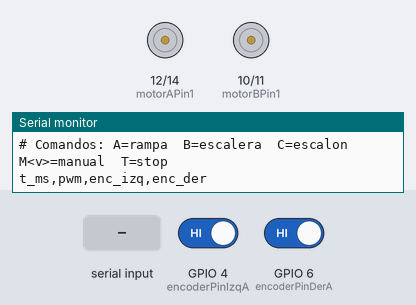
Bench run of a sketch on a simulated ESP32-S3. Parts: motor-driver pin pairs drawn as motors (green arrow = first pin HIGH = forward, orange = second pin HIGH = backward, longer = more drive, scaled by the enable pin), the last lines printed to the serial monitor. The inputs (shaded band) are chosen by the test bench; at power-on: GPIO 4 (encoderPinIzqA) HIGH, GPIO 6 (encoderPinDerA) HIGH.

Above: at 1.2 s.
1.3 s: "A90\n" received over Serial
At 4.0 s:
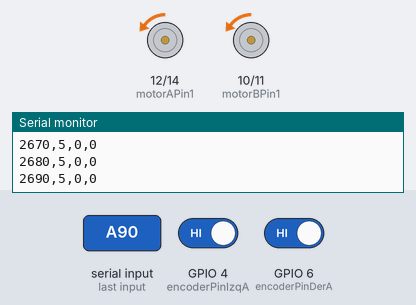
4.3 s: "B90\n" received over Serial
7.3 s: "C90\n" received over Serial
At 8.8 s:
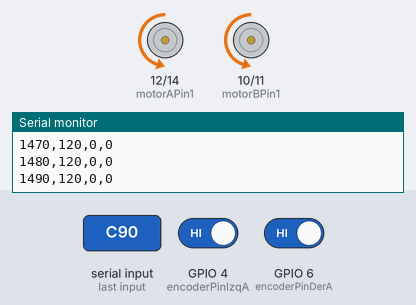
10.3 s: "B,45\n" received over Serial
At 10.9 s:
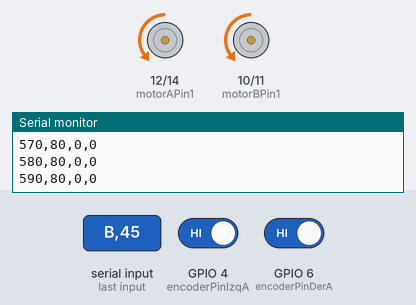
13.3 s: "M90\n" received over Serial
Timing chart, 0 to 16.8 s (numbered marks = the images above; inputs shaded):
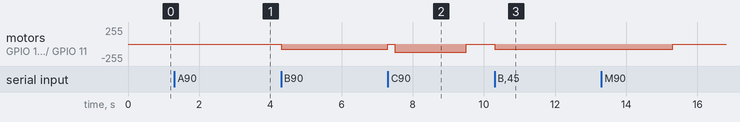

Measured:
- after the input at 1.3 s, motor on GPIO 12 (motorAPin1) / GPIO 14 (motorAPin2), motor on GPIO 10 (motorBPin1) / GPIO 11 (motorBPin2): stopped → backward 5/255 after 1.5 s
- after the input at 7.3 s, motor on GPIO 12 (motorAPin1) / GPIO 14 (motorAPin2), motor on GPIO 10 (motorBPin1) / GPIO 11 (motorBPin2): backward 80/255 → stopped at once, → backward 120/255 0.20 s later, → stopped 2.0 s later
- after the input at 10.3 s, motor on GPIO 12 (motorAPin1) / GPIO 14 (motorAPin2), motor on GPIO 10 (motorBPin1) / GPIO 11 (motorBPin2): stopped → backward 80/255 at once

The sketch:

exp1_motor.ino
```cpp
/***
  ============================================================
  FASE 1 — IDENTIFICACIÓN DEL MOTOR  (JGA25-370B + GM25-13CPR)
  Péndulo invertido sobre dos ruedas - ESP32-S3-N16R8
  ============================================================

  OBJETIVO:
    Identificar G(s) = omega_rueda(s)/PWM(s) = K/(tau*s + 1)
    + zona muerta (u_dead) + asimetria adelante/atras

  MONTAJE:
    Robot apoyado en el suelo (ruedas rodando) o rueda al aire.
    Cuerpo sujeto con la mano. MOTORES son la entrada, ENCODER la salida.
    MPU APAGADO (no se usa, para no meter jitter en el Ts).

  COMANDOS SERIAL (115200 baud):
    'A'  -> Sub-experimento A: Rampa lenta (zona muerta)
    'B'  -> Sub-experimento B: Escalera multinivel (ganancia K)
    'C'  -> Sub-experimento C: Escalon aislado PWM=120 (constante tau)
    'M<v>' -> PWM manual (ej. M120, M-80) para pruebas
    'T'  -> Stop (PWM=0)

  SALIDA CSV:
    t_ms,pwm,enc_izq,enc_der

  PROCESA OFFLINE en Python (analizar_motor.py):
    omega = (delta_pulsos / Ts) * (2*PI / PPR)
============================================================
***/

#include <Arduino.h>

// --- PINES MOTOR A (Izquierdo) ---
const int enableAPin = 13;
const int motorAPin1 = 12;
const int motorAPin2 = 14;

// --- PINES MOTOR B (Derecho) ---
const int enableBPin = 9;
const int motorBPin1 = 10;
const int motorBPin2 = 11;

// --- ENCODERS ---
const int encoderPinIzqA = 4;
const int encoderPinIzqB = 5;
const int encoderPinDerA = 6;
const int encoderPinDerB = 7;

// --- PWM ---
const int freq = 30000;
const int resolution = 8;
const int pwmChannelA = 0;
const int pwmChannelB = 1;

// --- PARAMETROS DEL ENCODER (tu hardware) ---
// 13 CPR * 2 (CHANGE 1 canal) * 74.8 reductor = 1945 PPR
const float PPR = 1945.0;
const float Ts  = 0.010;          // 10 ms
const unsigned long Ts_us = 10000;

// --- VARIABLES ENCODER ---
volatile long contadorEncoderIzq = 0;
volatile long contadorEncoderDer = 0;

// --- ESTADO DE EXPERIMENTO ---
enum Modo { DETENIDO, RAMPA, ESCALERA, ESCALON, MANUAL };
Modo modo = DETENIDO;

int  pwm_actual = 0;
unsigned long t_anterior_us = 0;
unsigned long t_inicio_ms   = 0;
bool capturando = false;

// --- RAMPA (Sub-experimento A) ---
int  rampa_pwm = 0;
unsigned long rampa_timer = 0;
const unsigned long RAMPA_PASO_MS = 1500;  // sube cada 1.5 s
const int RAMPA_INCREMENTO = 5;            // de 5 en 5
const int RAMPA_MAX = 120;

// --- ESCALERA (Sub-experimento B) ---
const int  escalera_niveles[] = {80, 120, 160, 200, 0, -80, -120, -160, 0};
const int  N_ESCALERA = 9;
int        escalera_idx = 0;
unsigned long escalera_timer = 0;
const unsigned long ESCALERA_DUR_MS = 3000; // 3 s por nivel

// --- ESCALON (Sub-experimento C) ---
const int  ESCALON_PWM = 120;
unsigned long escalon_timer = 0;
const unsigned long ESCALON_DUR_MS = 2000;  // 2 s

// --- PROTOTIPOS ---
void moverMotores(int potencia);
void IRAM_ATTR encoderIzqISR();
void IRAM_ATTR encoderDerISR();

// ============================================================
void setup() {
  Serial.begin(115200);

  pinMode(motorAPin1, OUTPUT); pinMode(motorAPin2, OUTPUT);
  pinMode(motorBPin1, OUTPUT); pinMode(motorBPin2, OUTPUT);
  ledcAttachChannel(enableAPin, freq, resolution, pwmChannelA);
  ledcAttachChannel(enableBPin, freq, resolution, pwmChannelB);
  moverMotores(0);

  pinMode(encoderPinIzqA, INPUT_PULLUP);
  pinMode(encoderPinIzqB, INPUT_PULLUP);
  pinMode(encoderPinDerA, INPUT_PULLUP);
  pinMode(encoderPinDerB, INPUT_PULLUP);
  attachInterrupt(digitalPinToInterrupt(encoderPinIzqA), encoderIzqISR, CHANGE);
  attachInterrupt(digitalPinToInterrupt(encoderPinDerA), encoderDerISR, CHANGE);

  t_anterior_us = micros();

  Serial.println("# FASE 1 - IDENTIFICACION DEL MOTOR");
  Serial.println("# Comandos: A=rampa  B=escalera  C=escalon  M<v>=manual  T=stop");
  Serial.println("t_ms,pwm,enc_izq,enc_der");
}

// ============================================================
void loop() {
  // --- Leer comandos ---
  while (Serial.available() > 0) {
    char c = (char)Serial.read();
    if (c == 'M') {
      pwm_actual  = constrain((int)Serial.parseInt(), -255, 255);
      modo        = MANUAL;
      capturando  = true;
      t_inicio_ms = millis();
    } else if (c == 'A') {
      modo = RAMPA; rampa_pwm = 0; rampa_timer = millis();
      capturando = true; t_inicio_ms = millis();
      contadorEncoderIzq = 0; contadorEncoderDer = 0;
      Serial.println("# >>> RAMPA (zona muerta)");
    } else if (c == 'B') {
      modo = ESCALERA; escalera_idx = 0; escalera_timer = millis();
      pwm_actual = escalera_niveles[0];
      capturando = true; t_inicio_ms = millis();
      contadorEncoderIzq = 0; contadorEncoderDer = 0;
      Serial.println("# >>> ESCALERA (ganancia K)");
    } else if (c == 'C') {
      modo = ESCALON; escalon_timer = millis();
      pwm_actual = 0;
      capturando = true; t_inicio_ms = millis();
      contadorEncoderIzq = 0; contadorEncoderDer = 0;
      Serial.println("# >>> ESCALON PWM=120 (constante tau)");
    } else if (c == 'T') {
      modo = DETENIDO; pwm_actual = 0; capturando = false;
      moverMotores(0);
      Serial.println("# STOP");
    }
  }

  // --- Lazo a 100 Hz ---
  if (micros() - t_anterior_us >= Ts_us) {
    t_anterior_us += Ts_us;
    unsigned long ahora = millis();

    // Generar la entrada segun el modo
    switch (modo) {
      case RAMPA:
        if (ahora - rampa_timer >= RAMPA_PASO_MS) {
          rampa_timer = ahora;
          rampa_pwm  += RAMPA_INCREMENTO;
          if (rampa_pwm > RAMPA_MAX) { modo = DETENIDO; rampa_pwm = 0; capturando = false; Serial.println("# FIN RAMPA"); }
        }
        pwm_actual = rampa_pwm;
        break;

      case ESCALERA:
        if (ahora - escalera_timer >= ESCALERA_DUR_MS) {
          escalera_timer = ahora;
          escalera_idx++;
          if (escalera_idx >= N_ESCALERA) { modo = DETENIDO; pwm_actual = 0; capturando = false; Serial.println("# FIN ESCALERA"); }
          else pwm_actual = escalera_niveles[escalera_idx];
        }
        break;

      case ESCALON:
        if (ahora - escalon_timer < 200)            pwm_actual = 0;             // 0.2s en reposo
        else if (ahora - escalon_timer < 200 + ESCALON_DUR_MS) pwm_actual = ESCALON_PWM;
        else { modo = DETENIDO; pwm_actual = 0; capturando = false; Serial.println("# FIN ESCALON"); }
        break;

      default: break;
    }

    moverMotores(pwm_actual);

    // Volcar datos
    if (capturando) {
      noInterrupts();
      long ei = contadorEncoderIzq;
      long ed = contadorEncoderDer;
      interrupts();

      Serial.print(ahora - t_inicio_ms); Serial.print(",");
      Serial.print(pwm_actual);          Serial.print(",");
      Serial.print(ei);                  Serial.print(",");
      Serial.println(ed);
    }
  }
}

// ============================================================
void moverMotores(int potencia) {
  potencia = constrain(potencia, -255, 255);
  int pwm  = abs(potencia);
  if (potencia > 0) {
    digitalWrite(motorAPin1, LOW);  digitalWrite(motorAPin2, HIGH);
    digitalWrite(motorBPin1, LOW);  digitalWrite(motorBPin2, HIGH);
  } else if (potencia < 0) {
    digitalWrite(motorAPin1, HIGH); digitalWrite(motorAPin2, LOW);
    digitalWrite(motorBPin1, HIGH); digitalWrite(motorBPin2, LOW);
  } else {
    digitalWrite(motorAPin1, LOW);  digitalWrite(motorAPin2, LOW);
    digitalWrite(motorBPin1, LOW);  digitalWrite(motorBPin2, LOW);
  }
  ledcWrite(enableAPin, pwm);
  ledcWrite(enableBPin, pwm);
}

// ============================================================
void IRAM_ATTR encoderIzqISR() {
  if (digitalRead(encoderPinIzqA) == digitalRead(encoderPinIzqB)) contadorEncoderIzq++;
  else                                                            contadorEncoderIzq--;
}
void IRAM_ATTR encoderDerISR() {
  if (digitalRead(encoderPinDerA) == digitalRead(encoderPinDerB)) contadorEncoderDer++;
  else                                                            contadorEncoderDer--;
}
```
